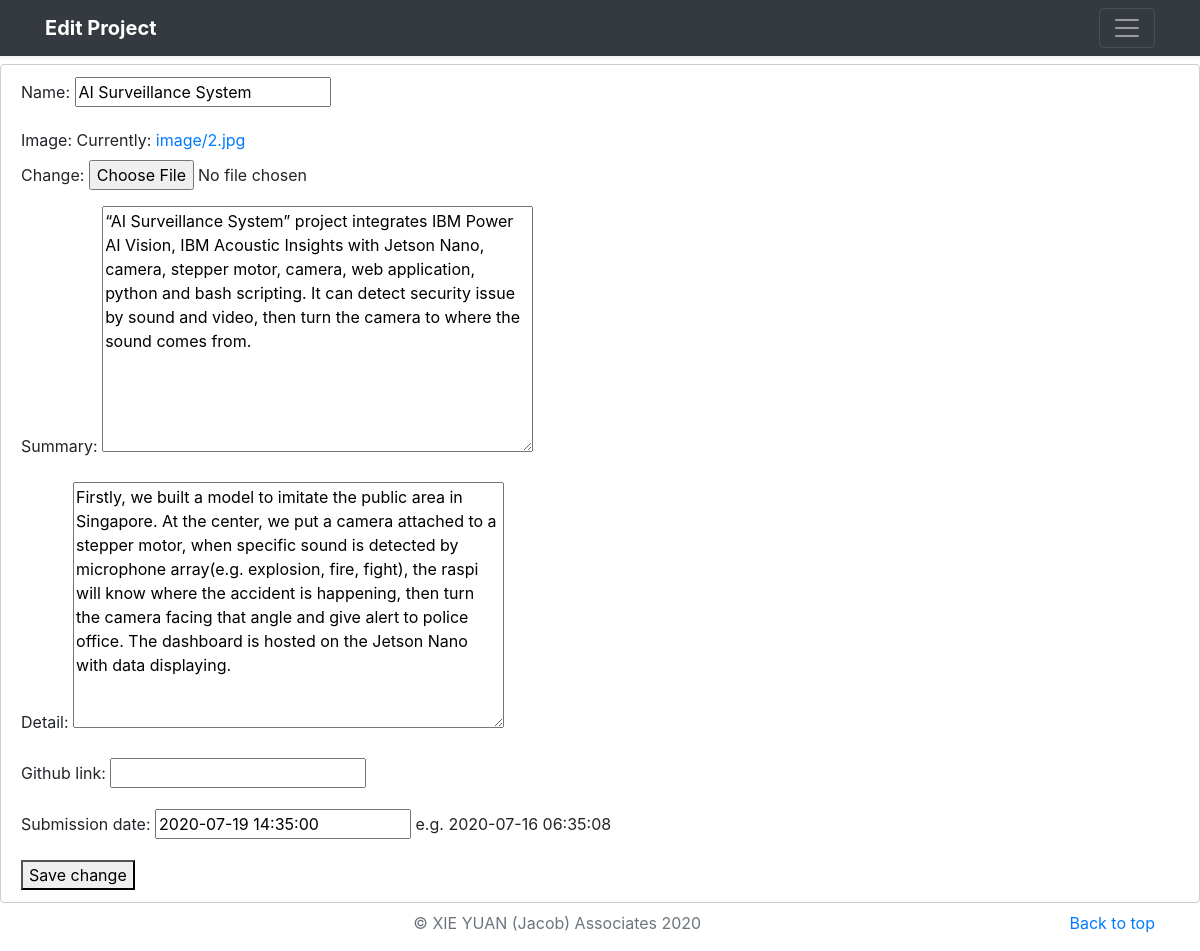
Page /projects/11/edit on the committed database.
### projects/models.py (models this page shows)
class Project(models.Model):
    name = models.CharField(max_length=30)
    image = models.ImageField(upload_to='image/')
    summary = models.TextField()
    detail = models.TextField()
    github_link = models.CharField(
        blank=True, max_length=100)
    submission_date = models.DateTimeField(
        help_text='e.g. 2020-07-16 06:35:08')

### projects/views.py (the view, shortened to what this page needs)
# urls.py: path('projects/<int:project_id>/edit', views.editPage, name='editPage'),
def editPage(request, project_id):
    project = get_object_or_404(Project, pk=project_id)
    editForm = ProjectForm(instance=project)
    return render(request, 'editPage.html', {'editForm': editForm})

### projects/forms.py
class ProjectForm(forms.ModelForm):
    class Meta:
        model = Project
        fields = ['name', 'image', 'summary',
                  'detail', 'github_link', 'submission_date']

### projects/templates/editPage.html (shortened to what this page needs)
<!doctype html>
<html lang="en">
{% load static %}
<head>
  <link rel="stylesheet" href="{% static 'css/bootstrap.min.css' %}">
</head>
<body>
  <header>
    <div class="navbar navbar-dark bg-dark shadow-sm">
      <div class="container d-flex justify-content-between">
        <a href="#" class="navbar-brand d-flex align-items-center">
          <strong>Edit Project</strong>
        </a>
        <button class="navbar-toggler" type="button" data-toggle="collapse" data-target="#navbarHeader"
          aria-controls="navbarHeader" aria-expanded="false" aria-label="Toggle navigation">
          <span class="navbar-toggler-icon"></span>
        </button>
      </div>
    </div>
  </header>
  <div class='form'>
    <form action="" enctype="multipart/form-data" method="post">
      {% csrf_token %} {{ editForm.as_p }}
      <button type="submit">Save change</button>
    </form>
  </div>
  <footer class="text-muted">
    <div class="container">
      <p class="float-right">
        <a href="#">Back to top</a>
      </p>
      <p style="text-align: center;">&copy; XIE YUAN (Jacob) Associates 2020</p>
    </div>
  </footer>
</html>

### projects/templates/editPage.html (style rules this page uses)
.form { width: 100%; padding: 12px 20px; margin: 8px 0; display: inline-block; border: 1px solid #ccc; border-radius: 4px; box-sizing: border-box; }

### rows in the picture
Project: name "AI Surveillance System", summary "“AI Surveillance System” project integrates IBM Power AI Vision, IBM Acoustic Insights with Jetson Nano, camera, stepper motor, camera, web application, python and bash scripting. It can detect security issue by sound and video, then turn the camera to where the sound comes from.", detail "Firstly, we built a model to imitate the public area in Singapore. At the center, we put a camera attached to a stepper motor, when specific sound is detected by microphone array(e.g. explosion, fire, fight), the raspi will know where the accident is happening, then turn the camera facing that angle and give alert to police office. The dashboard is hosted on the Jetson Nano with data displaying.", submission_date "2020-07-19 14:35:00"
